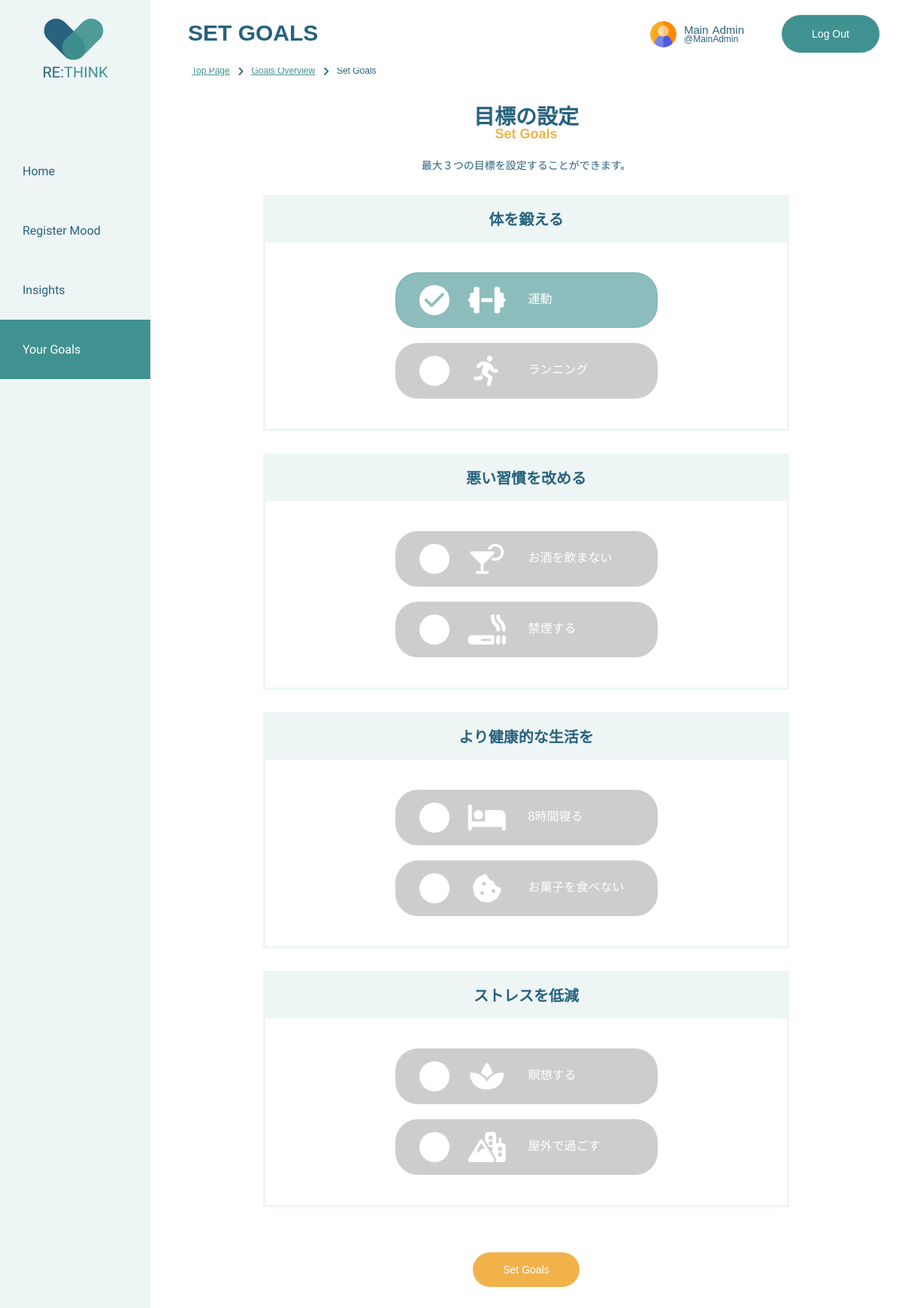
Screenshot of /rethink/user/goals/set_goals.php (signed in) with the database file from the repository.
### tables this page shows
CREATE TABLE `users` (
  `UserID` int(11) NOT NULL,
  `FirstName` varchar(50) NOT NULL,
  `LastName` varchar(50) NOT NULL,
  `Username` varchar(30) DEFAULT NULL,
  `Email` varchar(50) NOT NULL,
  `Password` varchar(30) NOT NULL,
  `Role` varchar(1) NOT NULL,
  `Created` date DEFAULT NULL,
  `profileImg` varchar(100) DEFAULT NULL
);

CREATE TABLE `goalcategories` (
  `GoalCategoriesID` int(11) NOT NULL,
  `GoalCategoryName` varchar(30) NOT NULL,
  `GoalCategoryNameJp` varchar(30) DEFAULT NULL
);

CREATE TABLE `goals` (
  `GoalID` int(11) NOT NULL,
  `GoalName` varchar(30) NOT NULL,
  `GoalCategoriesID` int(11) NOT NULL,
  `GoalIcon` varchar(255) DEFAULT NULL
);

### rethink/server-side/shared/check_login.php (called while the page is built, shortened)
<?php
function check_login($con) {
	if(isset($_SESSION['UserID']))
	{
		$id = $_SESSION['UserID'];
		$query = "SELECT * FROM users WHERE UserID = '$id' limit 1";
		$result = mysqli_query($con,$query);
		if ($result && mysqli_num_rows($result) > 0) {
			$user_data = mysqli_fetch_assoc($result);
			return $user_data;
		}
	}
	die;
}

### rethink/user/goals/set_goals.php (the view, shortened to what this page needs)
<?php
include(BASE_PATH . "connections.php");
include(BASE_PATH . "check_login.php");
include(BASE_PATH . "header/user_layout.php");
$userData = check_login($con);
$userID = $userData['UserID'];
?>
<!DOCTYPE html>
<html lang="en">
    <head>
        <?php includeHeadAssets(); ?>
    </head>
    <body>
        <header class="sidebar-navigation goals-navigation">
            <?php renderUserNavigation();  ?>
        </header>
        <?php renderUserHeaderWithLogout($userData); ?>
        <div class="main-wrapper">
            <h2>Set Goals</h2>
            <div class="breadcrumbs">
                <a href="../user_home.php"><p>Top Page</p></a>
                <i class="fa-solid fa-angle-right fa-sm"></i>
                <a href="./display_user_goals.php"><p>Goals Overview</p></a>
                <i class="fa-solid fa-angle-right fa-sm"></i>
                <p class="bread-active">Set Goals</p>
            </div>
            <form action="set_goals.php" method="post">
                <section class="goal-setting-form">
                    <h3>
                        <span class="japanese-title">目標の設定</span>
                        <span class="english-title">Set Goals</span>
                    </h3>
                    <p class="goal-setting-description">最大３つの目標を設定することができます。</p>
                    <div class="goals-container">
                        <?php
                        $queryFetchGoalDetailsCategory = mysqli_query($con, "SELECT * FROM goalcategories");
                        while ($currentGoalCategory = mysqli_fetch_assoc($queryFetchGoalDetailsCategory)) {
                            $currentGoalCategoryID = $currentGoalCategory['GoalCategoriesID'];
                            $goalCategoryNameEnglish = $currentGoalCategory['GoalCategoryName'];
                            $categoryNameJapanese = $currentGoalCategory['GoalCategoryNameJp'];
                            $queryFetchAllGoals = mysqli_query($con,"SELECT * FROM goals");
                            $queryFetchGoalsByCategory = mysqli_query($con,"SELECT * FROM goals WHERE GoalCategoriesID = '$currentGoalCategoryID'");
                            $goalsCountInCategory = mysqli_num_rows($queryFetchGoalsByCategory);
                            ?>
                            <div class="<?php echo $goalCategoryNameEnglish;?>">
                                <?php
                                if ($goalsCountInCategory > 0) { ?>
                                    <h4>
                                        <span><?php echo $categoryNameJapanese;?></span>
                                    </h4>
                                    <div class="goal-category">
                                        <?php
                                        while ($goalData = mysqli_fetch_assoc($queryFetchAllGoals)) {
                                            $currentGoalID = $goalData['GoalID'];
                                            $queryFetchGoalDetails = "SELECT * FROM goals WHERE GoalID = $currentGoalID";
                                            $goalDetailsResult = mysqli_query($con,$queryFetchGoalDetails);
                                            $goalDetails = mysqli_fetch_assoc($goalDetailsResult);
                                            ?>
                                            <?php
                                            if ($goalDetails['GoalCategoriesID'] == $currentGoalCategoryID) {
                                                $queryCheckGoalExists = "SELECT * FROM userGoals WHERE UserID = $userID AND GoalID = $currentGoalID";
                                                $resultCheckGoalExists = mysqli_query($con,$queryCheckGoalExists);
                                                ?>
                                                <?php
                                                if (mysqli_num_rows($resultCheckGoalExists) > 0) { ?>
                                                    <div class="goal-item">
                                                        <label for="goal-set-<?php echo $goalDetails['GoalID'];?>">
                                                            <p class="goal-text" id="goal-icon<?php echo $goalDetails['GoalID'];?>">
                                                                <?php echo $goalDetails['GoalName'];?>
                                                                <?php echo $goalDetails['GoalIcon'];?>
                                                                <div class="goal-circle goal-set" id="goal-check-circle-<?php echo $goalDetails['GoalID'];?>">
                                                                    <i class="fa-solid fa-check"></i>
                                                                </div>
                                                        </label>
                                                    </div>
                                                <?php } else { ?>
                                                    <div class="goal-item-empty">
                                                        <label for="goal-set-<?php echo $goalDetails['GoalID'];?>">
                                                            <p class="goal-text" id="goal-icon<?php echo $goalDetails['GoalID'];?>">
                                                                <?php echo $goalDetails['GoalName'];?>
                                                                <?php echo $goalDetails['GoalIcon'];?>
                                                                <div class="goal-circle goal-not-set" id="goal-check-circle-<?php echo $goalDetails['GoalID'];?>"></div>
                                                        </label>
                                                    </div>
                                                <?php } ?>
                                            <?php } ?>
                                        <?php } ?>
                                    </div>
                                <?php } ?>
                            </div>
                        <?php } ?>
                        <div class="goals-button-wrapper">
                            <button type="submit" value="set-goals" class=" primary-btn">Set Goals</button>
                        </div>
                    </div>
                </section>
            </form>
        </div>
    </body>
</html>

### rethink/server-side/shared/header/user_layout.php (shortened to what this page needs)
<?php
function hsc($hsc)
{
	return htmlspecialchars($hsc, ENT_QUOTES);
}
function includeHeadAssets() {
    echo '
        <meta charset="utf-8">
        <title>RE:THINK</title>
        <script src="https://kit.fontawesome.com/4f1988a159.js"></script>
        <link rel="preconnect" href="https://fonts.googleapis.com">
        <link rel="preconnect" href="https://fonts.gstatic.com" crossorigin>
        <link href="https://fonts.googleapis.com/css2?family=Gudea&display=swap" rel="stylesheet">
        <link rel="stylesheet" href="' . BASE_URL . './assets/css/shared.css">
        <link rel="stylesheet" href="' . BASE_URL . './assets/css/user.css">
        ';
}
function renderUserNavigation() {
    echo "
        <nav>
            <a href='" . BASE_URL . "user/user_home.php'>
                <div class='heart-header'>
                    <div class='heart'>
                        <div class='heart-left'></div>
                        <div class='heart-right'></div>
                    </div>
                    <div class='name-header'>RE:<span>THINK</span></div>
                </div>
            </a>
            <ul class='navigation-user'>
                <a href='" . BASE_URL . "user/user_home.php' class='index-active'>
                    <li class='hover-underline-animation'>Home</li>
                </a>
                <a href='" . BASE_URL . "user/mood/register_mood.php' class='mood-register-active'>
                    <li class='hover-underline-animation'>Register Mood</li>
                </a>
                <a href='" . BASE_URL . "user/tracking_insights/insights.php' class='insights-active'>
                    <li class='hover-underline-animation'>Insights</li>
                </a>
                <a href='" . BASE_URL . "user/goals/display_user_goals.php' class='goals-active'>
                    <li class='hover-underline-animation'>Your Goals</li>
                </a>
            </ul>
        </nav>
    ";
}
function renderUserHeaderWithLogout($user_data){
    echo "
        <div class='top-header'>
            <a href='" . BASE_URL . "user/user_profile/my_page.php'>
                <div class='header-display'>
                    <div class='header-icon'>
                        <img src='" . BASE_URL . "assets/user-img/" .hsc($user_data['profileImg'])."' alt='User Profile Image'>
                    </div>
                    <div class='header-name-wrapper'>
                        <div class='header-name'>
                            <p class='first-name'>" .hsc($user_data['FirstName'])."</p>
                            <p class='last-name'>" .hsc($user_data['LastName'])."</p>
                        </div>
                        <div class='header-title'>
                            <p>@" .hsc($user_data['Username'])."</p>
                        </div>
                    </div>
                </div>
            </a>
            <a href='". BASE_URL . "server-side/shared/logout.php'>
                <div class='logout-sticky'>Log Out</div>
            </a>
        </div>
    ";
}
?>

### rows the page displays
users: profileImg (picture), FirstName "Main", LastName "Admin", Username "MainAdmin"
goalcategories: GoalCategoryNameJp "体を鍛える"
goals: GoalName "運動"
goals: GoalName "ランニング"
goalcategories: GoalCategoryNameJp "悪い習慣を改める"
goals: GoalName "お酒を飲まない"
goals: GoalName "禁煙する"
goalcategories: GoalCategoryNameJp "より健康的な生活を"
goals: GoalName "8時間寝る"
goals: GoalName "お菓子を食べない"
goalcategories: GoalCategoryNameJp "ストレスを低減"
goals: GoalName "瞑想する"
goals: GoalName "屋外で過ごす"
